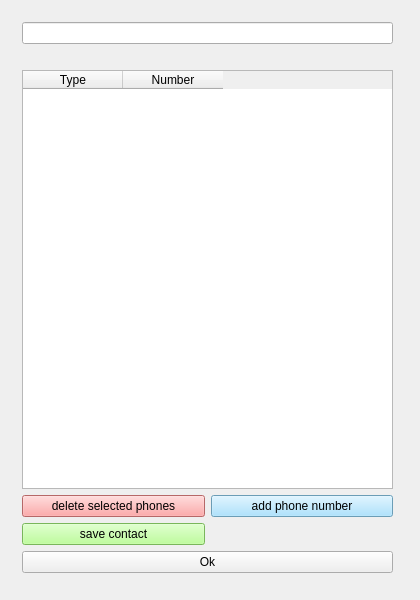
<?xml version="1.0" encoding="UTF-8"?>
<ui version="4.0">
 <class>Form_contact</class>
 <widget class="QWidget" name="Form_contact">
  <property name="geometry">
   <rect>
    <x>0</x>
    <y>0</y>
    <width>420</width>
    <height>600</height>
   </rect>
  </property>
  <property name="windowTitle">
   <string>Contact info</string>
  </property>
  <widget class="QWidget" name="layoutWidget">
   <property name="geometry">
    <rect>
     <x>22</x>
     <y>22</y>
     <width>371</width>
     <height>551</height>
    </rect>
   </property>
   <layout class="QVBoxLayout" name="verticalLayout">
    <item>
     <widget class="QLineEdit" name="lineEdit_name"/>
    </item>
    <item>
     <spacer name="horizontalSpacer">
      <property name="orientation">
       <enum>Qt::Horizontal</enum>
      </property>
      <property name="sizeHint" stdset="0">
       <size>
        <width>40</width>
        <height>20</height>
       </size>
      </property>
     </spacer>
    </item>
    <item>
     <widget class="QTableWidget" name="tableWidgetContacts">
      <column>
       <property name="text">
        <string>Type</string>
       </property>
      </column>
      <column>
       <property name="text">
        <string>Number</string>
       </property>
      </column>
     </widget>
    </item>
    <item>
     <layout class="QGridLayout" name="gridLayout">
      <item row="0" column="0">
       <widget class="QPushButton" name="pushButton_delete_phones">
        <property name="styleSheet">
         <string notr="true">background-color: rgb(255, 145, 145);</string>
        </property>
        <property name="text">
         <string>delete selected phones</string>
        </property>
       </widget>
      </item>
      <item row="0" column="1">
       <widget class="QPushButton" name="pushButton_add_phone">
        <property name="styleSheet">
         <string notr="true">background-color: rgb(150, 220, 255);</string>
        </property>
        <property name="text">
         <string>add phone number</string>
        </property>
       </widget>
      </item>
      <item row="1" column="0">
       <widget class="QPushButton" name="pushButton_save_contact">
        <property name="styleSheet">
         <string notr="true">background-color: rgb(170, 255, 127);</string>
        </property>
        <property name="text">
         <string>save contact</string>
        </property>
       </widget>
      </item>
     </layout>
    </item>
    <item>
     <widget class="QPushButton" name="pushButton_contact_OK">
      <property name="text">
       <string>Оk</string>
      </property>
     </widget>
    </item>
   </layout>
  </widget>
 </widget>
 <resources/>
 <connections/>
</ui>
